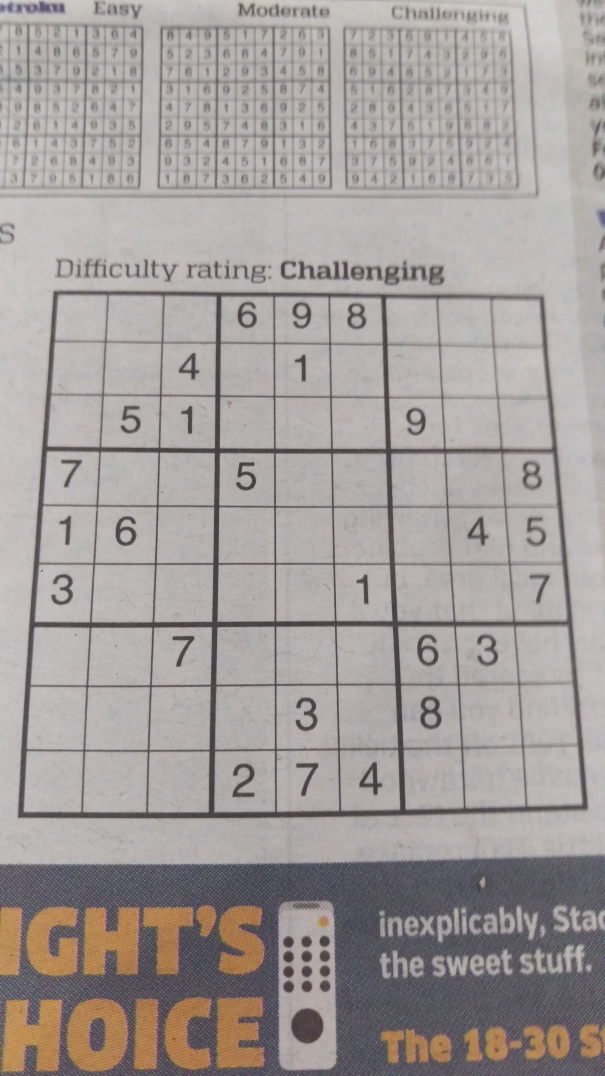
#> input picture snapsolve/TrainingSetGeneration/generatedpics/test/IMAG0466.jpg, 3024 x 5376 px (shown at 1/5 size); its folder holds only this picture in this run
$ python -i cornerdetection.py   (imports and definitions only)   (Python 2 division)   (older library calls are emulated)
#> lines starting #> are read from the running program, lines starting #| are printed output that depends on the picture; after the words box and inside, x2 and y2 are one past the last pixel; in counts of white or black regions, pixels touching at a corner belong together
### snapsolve/prototype/geomutils.py
# -*- coding: utf-8 -*-
"""
Created on Fri Oct 20 10:44:29 2017

@author: ThomasB
"""
import math as m


class Point:
    ''' Basic point class
    '''
    def __init__(self, x, y):
        self.x, self.y = x, y


    def __neg__(self):
        return Point(-self.x, -self.y)


    def __abs__(self):
        return m.sqrt(self.x**2 + self.y**2)


    def __add__(self, other):
        return Point(self.x + other.x, self.y + other.y)


    def __sub__(self, other):
        return self + (-other)


    def __str__(self):
        return '(' + str(self.x) + ', ' + str(self.y) + ')'


    def dist(self, other):
        return abs(self - other)


    # [11 lines left out: function rotate, not called in this run]


class Line:
    '''
    '''
    def __init__(self, p0, p1):
        assert all(type(param) is Point for param in (p0, p1))
        self.p0, self.p1 = p0, p1


    def distance_from(self, p):
        x, y = p.x, p.y
        p0, p1 = self.p0, self.p1
        numerator = abs((p1.y - p0.y)*x - (p1.x - p0.x)*y +
                        p1.x*p0.y - p1.y*p0.x)
        denominator = m.sqrt((p1.y - p0.y)**2 + (p1.x - p0.x)**2)
        return numerator/denominator


    def __str__(self):
        return 'From: ' + str(self.p0) + ', To: ' + str(self.p1)


    # [13 lines left out: function get_corner_finders, not called in this run]

### snapsolve/prototype/cornerdetection.py
# -*- coding: utf-8 -*-
"""
Spyder Editor

Think getting cv2 installed on ubuntu might be a bit of a ballache.
Also needs the correct c++
"""
import cv2
import numpy as np
import math as m
from geomutils import Line, Point
import os


debug_outpath = os.path.join('..', 'TrainingSetGeneration', 'generatedpics', 'debugoutputs')


class CornerFinder:
    ''' Uses corner harris algorithm provided in the openCV module to detect
    the sudoku grid from the passed picture.
    '''
    _exp_imshape = (500, 500, 3)
    _harris_tol = 0.01
    _straight_tol = 1
    output_imsize = (360, 360)

    def __init__(self, blocksize=4, ksize=7, k=0.1):
        ''' Initialise with the parameters of the corner Harris algorithm
        we will use. These default values are subject to change
        '''
        self._blocksize = blocksize
        self._ksize = ksize
        self._k = k
        self._img = None
        # Now initialise the corner finding lines
        psl = self._exp_imshape[0] # half picture side length
        pmx, pmy = psl/2, psl/2 # Picture mid x and y
        # Diamond corners from left moving clockwise
        corners = [Point(pmx - psl, pmy), Point(pmx, pmy - psl),
                   Point(pmx + psl, pmy), Point(pmx, pmy + psl)]
        # Diagonal lines forming circumscribed diamond shape
        self._cornerfinders = ([Line(corners[i%4], corners[(i+1)%4]) for
                                i in range(4)])
        return


    def process_image(self, img_filepath):
        ''' Outputs a clean cv image of the grid, that is without rotation,
        unwarped and without a border
        '''
        self._img, cpy = cv2.imread(img_filepath), cv2.imread(img_filepath)
#> self._img is the input picture: shape (5376, 3024, 3); mean B, G, R 155.1, 157, 163.3
        if self._img is None:
            print('!!!' + img_filepath)
            raise FileNotFoundError()
        if not self._img.shape == self._exp_imshape:
            self._img = self._reshape_im(self._img)
#> in _reshape_im, `return cv2.resize(im, dsize, 0, 0, interpolation)`:
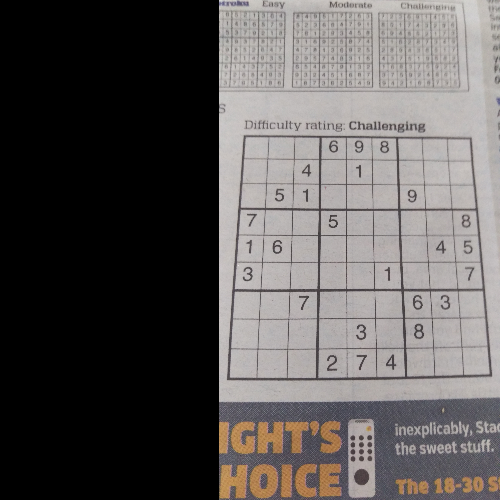
#> returned value: shape (500, 500, 3); mean of channels 0, 1, 2 87.1, 88.1, 91.7; drawn as B, G, R
        grey_im = cv2.cvtColor(cpy, cv2.COLOR_BGR2GRAY)
# =============================================================================
        # Debug
        writeim(grey_im, debug_outpath, 'greyified')
# =============================================================================
        grid_contr_img = self._reshape_im(self._get_grid_contour(grey_im))
# =============================================================================
        # Debug
        writeim(grid_contr_img, debug_outpath, 'contours')
# =============================================================================
        ch_result = cv2.cornerHarris(grid_contr_img, self._blocksize,
                                     self._ksize, self._k)
        # Get boolean array of whether px set then flatten this array of bools
        set_px = (ch_result > self._harris_tol*ch_result.max()).ravel()
        # get coordinates of the set pixels
        set_px_coords = ([self._get_px_coord(px_idx) for
                          px_idx, is_set in enumerate(set_px) if is_set])
        corners = self._get_corners(set_px_coords)
        # Finally warp the perspective using cv2 function
        # new grid length
        nglen = max(corners[i%4].dist(corners[(i+1)%4]) for i in range(4))
        new_corners = np.array([
                [0, 0], [nglen, 0], [nglen, nglen], [0, nglen]
                ], dtype = "float32")
        np_corners = np.array([[p.x, p.y] for p in corners], dtype = "float32")
        warper = cv2.getPerspectiveTransform(np_corners, new_corners)
        im = cv2.warpPerspective(self._img, warper, (int(nglen), int(nglen)))
# =============================================================================
        # Debug
        writeim(im, debug_outpath, 'final')
# =============================================================================
        return cv2.resize(im, self.output_imsize, 0, 0, cv2.INTER_AREA)


    def _get_grid_contour(self, grey_img):
        inret, init_thresh = cv2.threshold(grey_img, 150, 255, cv2.THRESH_BINARY_INV)
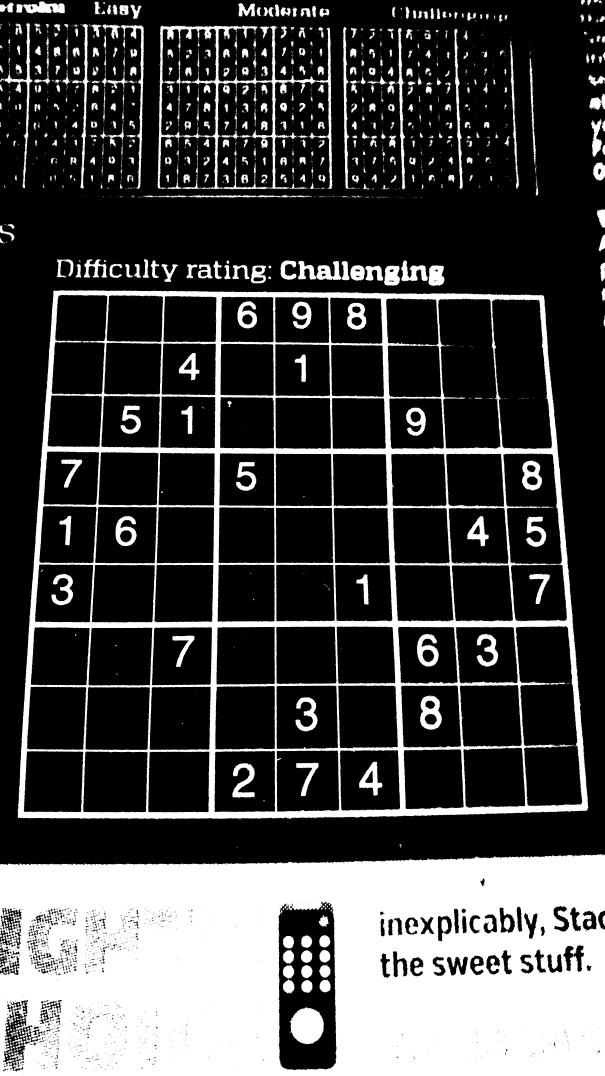
#> init_thresh: shape (5376, 3024) (shown at 1/5 size); 27.3% white; 5912 white regions (5147 under 20 px), largest, box (x1, y1, x2, y2) and area: (0, 4271, 3024, 5376) 2829972, (88, 1450, 2942, 4098) 882439, (787, 127, 1581, 947) 63997
        aspect = init_thresh.shape[0]/init_thresh.shape[1]
#> aspect = 1
        inverted = cv2.bitwise_not(init_thresh)
        r, c = inverted.shape
#> r = 5376; c = 3024
        dsize = (500, 500*aspect) if r > c else (int(500/aspect), 500)
#> dsize = (500, 500)
        inverted = cv2.resize(inverted, dsize, 0, 0, cv2.INTER_AREA)
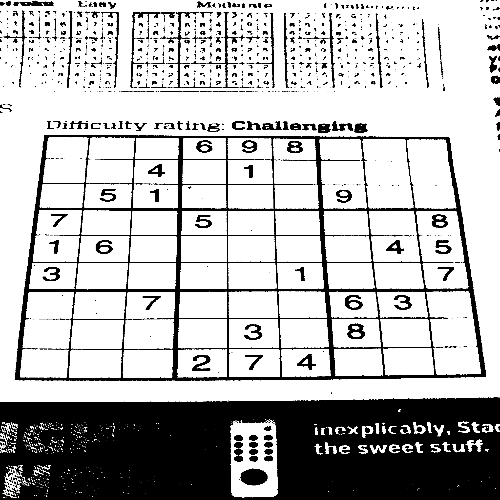
#> inverted: shape (500, 500); min 0, max 255, mean 185.2
        # =============================================================================
        # Debug
        writeim(inverted, debug_outpath, 'initthreshinvert')
# =============================================================================
        edges = cv2.Canny(inverted, 100, 200, L2gradient=True)
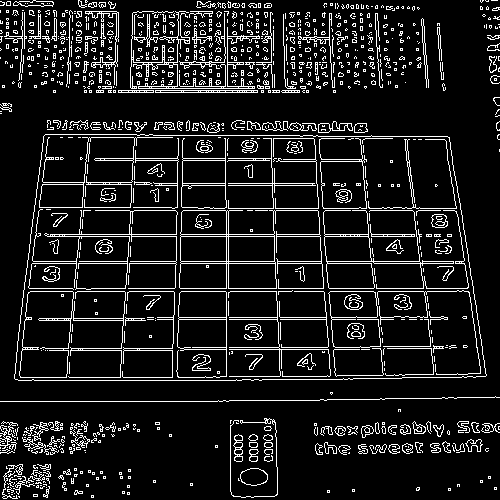
#> edges: shape (500, 500); 10.9% white in thin lines or dots
# =============================================================================
        # Debug
        writeim(edges, debug_outpath, 'edges')
# =============================================================================
        ret, thresh = cv2.threshold(edges, 100, 255, 0)
        im2, contours, hierarchy = cv2.findContours(
                thresh, cv2.RETR_TREE, cv2.CHAIN_APPROX_SIMPLE)
#> contours = 1748 contours, 1545 with area under 20; largest, box (x1, y1, x2, y2) and area: (14, 134, 487, 381) 107235, (14, 134, 487, 381) 107234, (179, 210, 324, 289) 6380, (19, 291, 126, 378) 4089, (19, 291, 74, 378) 3850
        contour_total_length = lambda x: total_dist(x)
        contours.sort(key=contour_total_length)
        contours = contours[::-1]
        print(contours[0].shape, contours[1].shape)
#| (203, 1, 2) (204, 1, 2)
        #c = sorted(range(len(contours)), key=contour_total_length)
# =============================================================================
        # Debug
        writeim(cv2.drawContours(np.zeros(thresh.shape, np.uint8), contours, -1, (255), 1), debug_outpath, 'allcontours')
# =============================================================================
        grid_contour = contours[0]
#> grid_contour = contour of 203 points, box (x1, y1, x2, y2) (14, 134, 487, 381), area 107234
        blank = np.zeros(edges.shape, np.uint8)
        cv2.drawContours(blank, [grid_contour], 0, 255, 2)
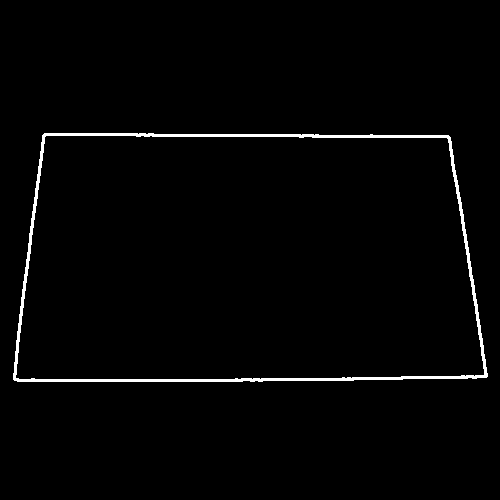
#> blank: shape (500, 500); 1.7% white; 1 white region, box (x1, y1, x2, y2) and area: (13, 133, 488, 382) 4278
#> in process_image, `ch_result = cv2.cornerHarris(grid_contr_img, self._blocksize, self._ks..`:
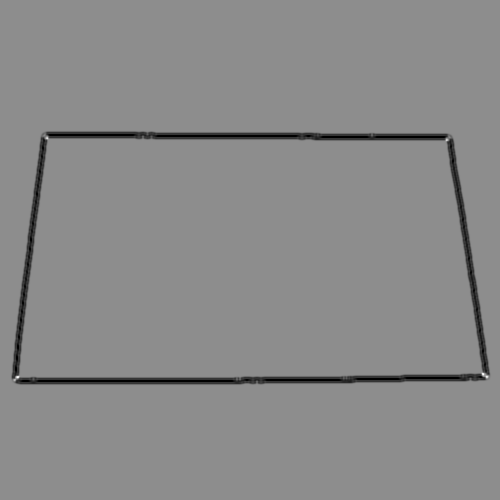
#> ch_result: shape (500, 500) float32; min -429, max 345.7, mean -11; drawn with min black and max white
#> in process_image, `set_px_coords = ([self._get_px_coord(px_idx) for px_idx, is_set in enu..`: set_px_coords = 55 items
        return blank


    def _get_req_rotation(self, ll_corner, ul_corner):
        '''
        '''
        p1, p2 = ll_corner, ul_corner
        if abs(p1.x - p2.x) > self._straight_tol:
            rad_angle = m.atan(abs((p2.x - p1.x)/(p2.y - p1.y)))
            return -rad_angle, -180*rad_angle/m.pi
        else:
            return 0, 0


    def _get_corners(self, px_coords):
        '''
        '''
        assert len(px_coords) > 3
        corner_idx = []
        for line in self._cornerfinders:
            search_key = lambda i: line.distance_from(px_coords[i])
            corner_idx.append(min(range(len(px_coords)), key=search_key))
#> after the loop, corner_idx = [0, 7, 45, 52]
        return tuple(px_coords[idx] for idx in corner_idx)


    def _get_px_coord(self, raveled_idx):
        ''' Careful here, the column becomes x coord, row becomes y coord
        '''
        n_rows, n_cols,  _ = self._exp_imshape
        return Point(raveled_idx % n_cols, raveled_idx // n_rows)


    def _reshape_im(self, im):
        '''
        '''
        current_shape = im.shape
        if not current_shape[0] == current_shape[1]:
            long_side = max(current_shape)
            shift = [(long_side - x) for x in current_shape]
            # Make square by adding white border
            im = cv2.copyMakeBorder(im, shift[0], 0, shift[1], 0,
                                           cv2.BORDER_CONSTANT, 255)
            current_shape = im.shape
        assert current_shape[0] == current_shape[1], 'Border not added right: '
        exp_shape = self._exp_imshape
        if current_shape == exp_shape:
            return im
        make_smaller = current_shape[0] > exp_shape[0]
        # Recommended interpolation settings in api documentation
        interpolation = cv2.INTER_AREA if make_smaller else cv2.INTER_CUBIC
        dsize = (exp_shape[0], exp_shape[1])
        return cv2.resize(im, dsize, 0, 0, interpolation)


def total_dist(arr):
    np_points = np.squeeze(arr, axis=1)
    assert len(np_points.shape) == 2, len(np_points.shape)
    x, y = np_points[:, 0], np_points[:, 1]
    return max(x) - min(x) + max(y) - min(y)


def writeim(im, dirpath, fname):
    cv2.imwrite(os.path.join(dirpath, fname + '.png'), im)


# =============================================================================
# dir_path = os.path.join('..', 'TrainingSetGeneration', 'generatedpics', 'test')
# out_path = os.path.join('..', 'TrainingSetGeneration', 'generatedpics', 'testout')
#
# for file in os.listdir(dir_path):
#     img = CornerFinder().process_image(file)
#     cv2.imwrite(os.path.join(out_path, file), img)
#
#
# plt.imshow(img),plt.show()
# =============================================================================

>>> result = CornerFinder().process_image('../TrainingSetGeneration/generatedpics/test/IMAG0466.jpg')
#> in process_image, `nglen = max(corners[i%4].dist(corners[(i+1)%4]) for i in range(4))`: nglen = 475
#> in process_image, `new_corners = np.array([ [0, 0], [nglen, 0], [nglen, nglen], [0, nglen..`: new_corners = [[0, 0], [475, 0], [475, 475], [0, 475]]
#> in process_image, `np_corners = np.array([[p.x, p.y] for p in corners], dtype = "float32")`: np_corners = [[47, 136], [446, 138], [488, 377], [13, 380]]
#> in process_image, `warper = cv2.getPerspectiveTransform(np_corners, new_corners)`: warper = [[1.3, 0.182, -85.96], [-0.013, 2.59, -351.7], [-5.63e-05, 0.000874, 1]]
#> in process_image, `im = cv2.warpPerspective(self._img, warper, (int(nglen), int(nglen)))`:
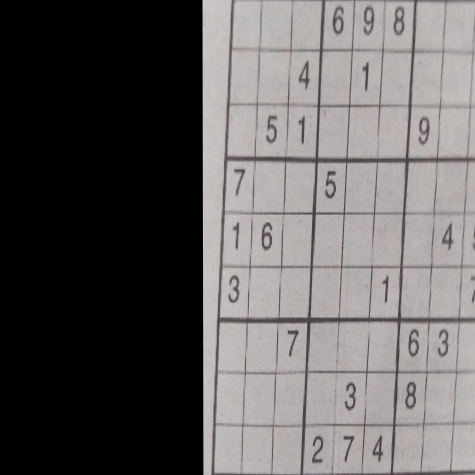
#> im: shape (475, 475, 3); mean B, G, R 95.8, 96.2, 99
